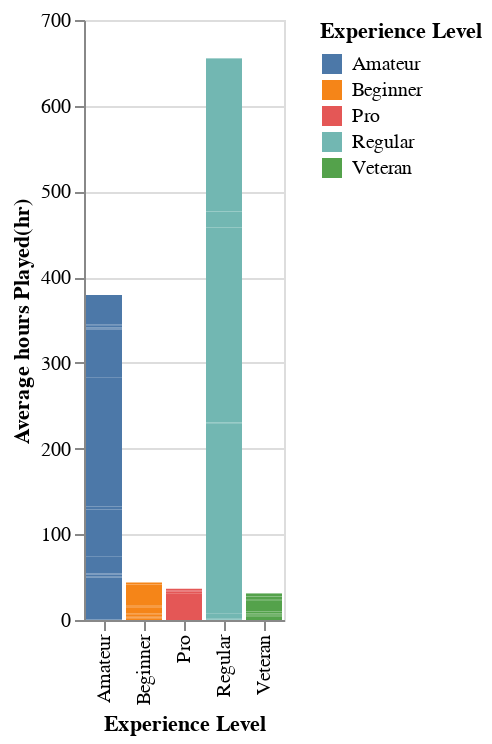

The notebook cell this image was saved under:
### Code cell
# Experienced comapred with Average played hours played
plot1= alt.Chart(players_tidy).mark_bar().encode(
    x=alt.X("experience:N").title("Experience Level"),
    y=alt.Y("played_hours:Q").title("Average hours Played(hr)"),
    color = alt.Color("experience:N").title("Experience Level")
)
plot1

### Figure 1 — Vega-Lite specification as saved in the notebook (floating-point values rounded to 4 significant figures; data arrays with more than 128 entries replaced by an {"elided": "..."} marker saying what was removed)
{"config": {"view": {"continuousWidth": 300, "continuousHeight": 300}}, "data": {"name": "data-dc39170511f3ba1e9a8571eea42c5369"}, "mark": {"type": "bar"}, "encoding": {"color": {"field": "experience", "title": "Experience Level", "type": "nominal"}, "x": {"field": "experience", "title": "Experience Level", "type": "nominal"}, "y": {"field": "played_hours", "title": "Average hours Played(hr)", "type": "quantitative"}}, "$schema": "https://vega.github.io/schema/vega-lite/v5.20.1.json", "datasets": {"data-dc39170511f3ba1e9a8571eea42c5369": {"elided": "196 records"}}}
